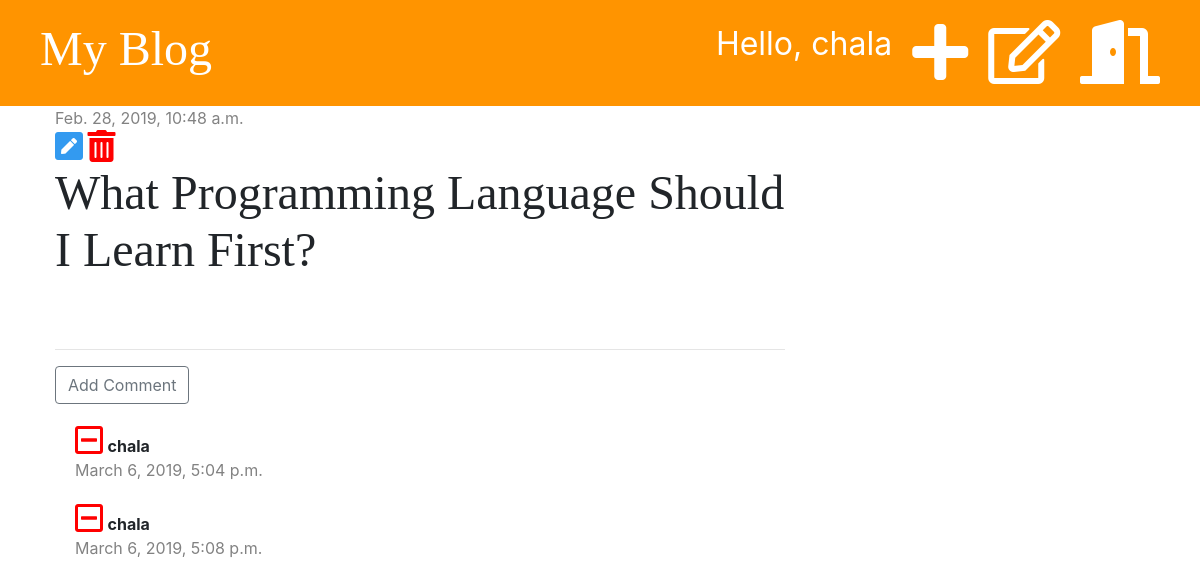
The app's page /post/1/ (signed in) with its own data.
### blog/models.py (models this page shows, shortened)
class Post(models.Model):
    author = models.ForeignKey('auth.User', on_delete=models.CASCADE)
    title = models.CharField(max_length=200)
    text = models.TextField()
    created_date = models.DateTimeField(default=timezone.now)
    published_date = models.DateTimeField(blank=True, null=True)

class Comment(models.Model):
    post = models.ForeignKey('blog.Post', on_delete=models.CASCADE, related_name='comments')
    author = models.CharField(max_length=200)
    text = models.TextField()
    created_date = models.DateTimeField(default=timezone.now)
    approved = models.BooleanField(default=False)

### blog/views.py (the view)
# urls.py: path('post/<int:pk>/', views.post_detail, name='post_detail'),
def post_detail(request, pk):
    post = get_object_or_404(Post, pk=pk)
    stuff_for_frontend = {'post': post}
    return render(request, 'blog/post_detail.html', stuff_for_frontend)

### blog/templatetags/markdownify.py (called while the page is built)
@register.filter
def markdown(value):
    renderer = HighlightRenderer()
    markdown = mistune.Markdown(renderer=renderer)
    return markdown(value)

### blog/templates/blog/post_detail.html (shortened to what this page needs)
{% extends 'blog/base.html' %}
{% load markdownify %}
{% block content %}
    <div class="post">
        {% if post.published_date %}
            <div class="date">
                {{ post.published_date }}
            </div>
        {% else %}
            <a href="{% url 'post_publish' pk=post.pk %}" class="btn btn-primary">Publish</a>
        {% endif %}
        {% if user.is_authenticated %}
            <a href="{% url 'post_edit' pk=post.pk %}"><i class="fas fa-pen-square fa-2x" style="color: #339af0;"></i></a>
            {% if user.is_superuser %}
                <a href="{% url 'post_delete' pk=post.pk %}" style="color: red;"
                    onclick="return confirm('Are you sure you want to delete this post?')"><i class="fas fa-trash-alt fa-2x"></i></a>
            {% endif %}
        {% endif %}
        <h1>{{ post.title }}</h1>
    </div>
    <hr>
    <a href="{% url 'add_comment_to_post' pk=post.pk %}" class="btn btn-outline-secondary">Add Comment</a>
    {% for comment in post.comments.all %}
        {% if user.is_authenticated or comment.approved %}
            <div class="comment">
                {% if not comment.approved and user.is_superuser %}
                    <a href="{% url 'comment_approve' pk=comment.pk %}" style="color: #339af0;"><i class="far fa-check-square fa-2x"></i></a>
                    <a href="{% url 'comment_remove' pk=comment.pk %}" style="color: red;"><i class="far fa-minus-square fa-2x"></i></a>
                    {% elif user.is_superuser %}
                        <a href="{% url 'comment_remove' pk=comment.pk %}" style="color: red;"><i class="far fa-minus-square fa-2x"></i></a>
                {% endif %}
                <strong>{{ comment.author }}</strong>
                <div class="date">
                    <p>{{ comment.created_date }}</p>
                </div>
            </div>
        {% endif %}
    {% empty %}
        <p>No Comments..</p>
    {% endfor %}
{% endblock %}

### blog/templates/blog/base.html (shortened to what this page needs)
{% load staticfiles %}
<!DOCTYPE html>
<html lang="en">
<head>
    <link rel="stylesheet" href="https://stackpath.bootstrapcdn.com/bootstrap/4.3.1/css/bootstrap.min.css">
    <link rel="stylesheet" href="{% static 'css/blog.css' %}">
    <link rel="stylesheet" href="https://use.fontawesome.com/releases/v5.7.2/css/all.css">
    <link rel="stylesheet" href="{% static 'css/zenburn.css' %}">
</head>
<body>
<div class="page-header">
    {% if user.is_authenticated %}
        <a href="{% url 'logout' %}" class="top-menu"><i class="fas fa-door-open fa-2x"></i></a>
        <a href="{% url 'post_draft_list' %}" class="top-menu"><i class="far fa-edit fa-2x"></i></a>
        <a href="{% url 'post_new' %}" class="top-menu"><i class="fas fa-plus fa-2x"></i></a>
        <p class="top-menu">Hello, {{ user.username }}</p>
    {% else %}
        <a href="{% url 'login' %}" class="top-menu"><i class="fas fa-sign-in-alt fa-2x"></i></a>
    {% endif %}
    <h1><a href="{% url 'post_list' %}">My Blog</a></h1>
</div>
<div class="content container">
    <div class="row">
        <div class="col-md-8">
            {% block content %}
            {% endblock %}
        </div>
    </div>
</div>
</body>
</html>

### blog/static/css/blog.css (style rules this page uses)
.page-header { background-color: #ff9400; margin-top: 0; padding: 20px 20px 20px 40px; }
.page-header h1, .page-header h1 a { color: #ffffff; font-size: 36pt; text-decoration: none; }
.content { margin-left: 40px; }
h1, h2, h3, h4 { font-family: 'Tangerine', 'Inconsolata', 'Droid Sans', serif; font-size: 48px; }
.date { color: #828282; }
.post { margin-bottom: 70px; }
.top-menu, .top-menu:hover { color: #ffffff; float: right; font-size: 24pt; margin-right: 20px; }
.comment { margin: 20px 0px 20px 20px; }

### records on screen
Post: published_date "Feb. 28, 2019, 10:48 a.m.", title "What Programming Language Should I Learn First?"
Comment: approved True (drawn), author "chala", created_date "March 6, 2019, 5:04 p.m."
Comment: approved True (drawn), author "chala", created_date "March 6, 2019, 5:08 p.m."

### other values on screen
{{ user.username }} "chala"
